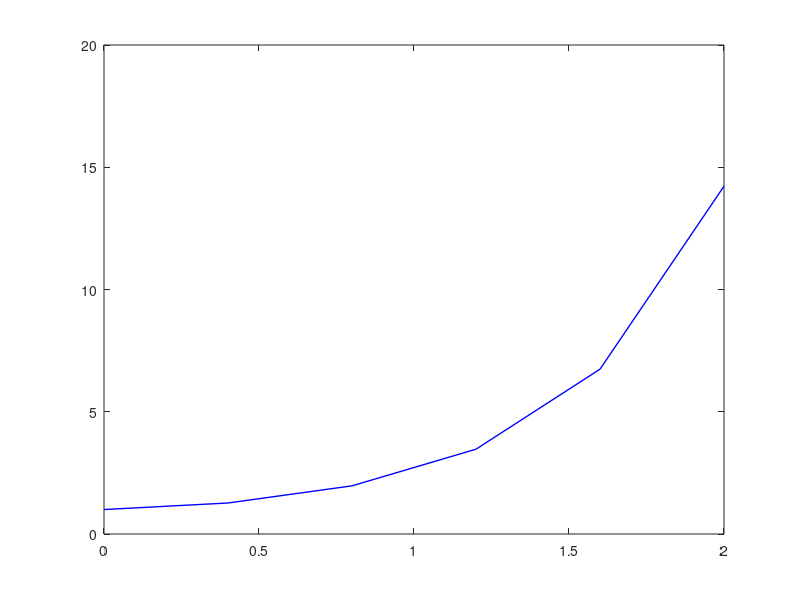

Here is the MATLAB script that generated this plot:
% Skript som implementerer Eulers midtpunktsmetode.
% Input: Startkravet y(x0)=y0 og F(x,y),
% som definerer differensiallikninga ved
% y'=F(x,y)

% Startkrav og maksimal x-verdi
x0=0;
y0=1;
xMax=2;

% Differensiallikning
F=@(x,y) 3/2*sqrt(x)*y;

% Steglengda
N=input('Gi talet på steg: ');
h=(xMax-x0)/N;

% Vektor med x-verdiar
xVektor=x0:h:xMax;

% Initerar x og y
x=x0; y=y0;

% for-løkke som implementerer Eulers metode
yVektor(1)=y0;
for indeks=1:N
  % Eulers midtpunktsmetode
  xHatt=x+h/2;
  yHatt=y+F(x,y)*h/2;
  y=y+F(xHatt,yHatt)*h;  % Oppdaterer vektor med y-verdiar
  yVektor(indeks+1)=y;
  % Oppdaterer x
  x=x+h;
end

% Plottar resultatet
plot(xVektor,yVektor,'b-','linewidth',1)
